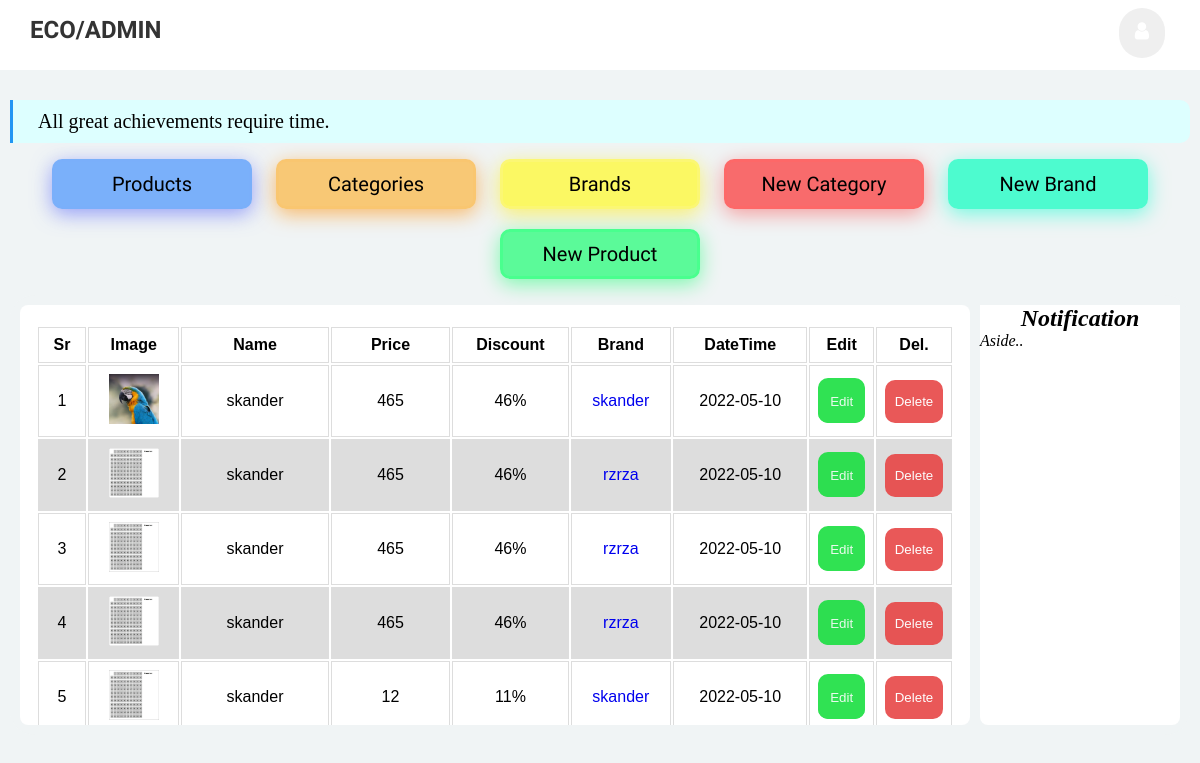
Page /AdminProducts (signed in) on the committed database.
### pet_shop/products/models.py (models this page shows, shortened)
class NewProduct(db.Model):
    __tablename__ = 'newproduct'
    id = db.Column(db.Integer, primary_key=True)
    name = db.Column(db.String(80), nullable=False)
    image_1 = db.Column(db.String(150), nullable=False, default='image.jpg')
    image_2 = db.Column(db.String(150), nullable=False, default='image.jpg')
    image_3 = db.Column(db.String(150), nullable=False, default='image.jpg')
    price = db.Column(db.Numeric(precision=8, asdecimal=False, decimal_return_scale=None), nullable=False)
    discount = db.Column(db.Integer, default=0)
    stock = db.Column(db.Integer, nullable=False)
    colors = db.Column(db.Text, nullable=False, default="gjkgkj")
    desc = db.Column(db.Text, nullable=False, default="ghjgk")
    pub_date = db.Column(db.DateTime, nullable=False, default=datetime.utcnow)
    category_id = db.Column(db.Integer, db.ForeignKey('category.id'),nullable=False)
    category = db.relationship('CategoryName',backref=db.backref('categories', lazy=True))
    brand_id = db.Column(db.Integer, db.ForeignKey('brand.id'),nullable=False)
    brand = db.relationship('BrandName',backref=db.backref('brands', lazy=True))
    user_id = db.Column(db.Integer, db.ForeignKey('users.id'), nullable=False)
    @app.template_filter()
    def numberFormat(value):
        return format(int(value), ',d')

class BrandName(db.Model):
    __tablename__ = 'brand'
    id = db.Column(db.Integer, primary_key=True)
    name = db.Column(db.String(30), unique=True, nullable=False)
    user_id = db.Column(db.Integer, db.ForeignKey('users.id'), nullable=False)
    pub_date = db.Column(db.DateTime, nullable=False, default=datetime.utcnow)

### pet_shop/products/routes.py (the view)
@app.route('/AdminProducts', methods=['GET', 'POST'])
def AdminProducts():
    products = NewProduct.query.filter_by(user_id=current_user.id)\
        .order_by(NewProduct.pub_date.desc()).all()
    return render_template('products.html', products=products)

### pet_shop/admin/models.py (called while the page is built)
@login_manager.user_loader
def load_user(user_id):
    return User.query.get(int(user_id))

### pet_shop/templates/products.html (shortened to what this page needs)
{% extends 'layout.html' %}
{% block content %}
        <main>
        <table class="table tbale-sm">
            <thead>
            <tr>
                <th>Sr</th>
                <th>Image</th>
                <th>Name</th>
                <th>Price</th>
                <th>Discount</th>
                <th>Brand</th>
                <th>DateTime</th>
                <th>Edit</th>
                <th>Del.</th>
             </tr>
            </thead>
            <tbody>
          {% for product in products %}
            <tr>
    <td>{{loop.index}}</td>
    <td> <img src="{{url_for('static',filename='images/product_img/' + product.image_1)}}" alt="{{product.name}}" width="50" height="50" alt="img"></td>
            <td>{{ product.name }}</td>
            <td>{{ product.price | numberFormat }}</td>
            <td>{{ product.discount }}%</td>
            <td><a href="{{ url_for('Brands') }}">{{ product.brand.name}}</a></td>
            <td>{{ product.pub_date.strftime('%Y-%m-%d') }}</td>
    <td> <a href="#" class="edit-buttons"><button class="edit-buttons">Edit</button></a></td>
    <td>
      <button class="dialog-buttons" onclick="document.getElementById('id01').style.display='block'" type="button">Delete</button>
    </td>
</tr>
{% endfor %}
   </tbody>
  </table>
</main>
{% endblock content %}

### pet_shop/templates/layout.html (shortened to what this page needs)
<!DOCTYPE html>
<html lang="en" dir="ltr">
  <head>
    <link rel="stylesheet" href="https://cdnjs.cloudflare.com/ajax/libs/font-awesome/4.7.0/css/font-awesome.min.css">
    <link rel="stylesheet" href="{{url_for('static', filename='css/admin.css')}}">
  </head>
  <body>
   <header>
     <nav class="nav1">
       <a href="{{url_for('AdminHome')}}" class="first-li-logo" >Eco/Admin</a>
       <ul class="first-ul">
         <li class="first-li "><button onclick="myFunction()" class="dropbtn"><i class="fa fa-user" style="font-size:20px;"></i></button></li>
       </ul>
     </nav>
   </header>
     <div class="second-nav">
<div class="">
       {% if current_user.is_authenticated %}
    <h2 class="h2-1">All great achievements require time.</h2>
  <ul class="second-ul">
    <li class="second-li "><a class="second-a-link blue" href="{{url_for('AdminProducts')}}">Products</a></li>
    <li class="second-li "><a class="second-a-link orange" href="{{url_for('Categories')}}">Categories</a></li>
    <li class="second-li "><a class="second-a-link yellow" href="{{url_for('Brands')}}">Brands</a></li>
    <li class="second-li "><a class="second-a-link pink" href="{{url_for('New_Category')}}">New Category</a></li>
    <li class="second-li "><a class="second-a-link cyan" href="{{url_for('New_Brand')}}">New Brand</a></li>
    <li class="second-li "><a class="second-a-link green" href="{{url_for('New_Product')}}">New Product</a></li>
  </ul>
</div>
</div>
<div class="container">
    {% block content %}
    {% endblock content %}
     	<aside>
        <h2 class="aside-notification">Notification</h2>
     		<p>Aside..</p>
     	</aside>
     </div>
    {% else %}
    <h2 class="h2-1">You have to log in first.</h2>
    {% endif %}
  </body>
</html>

### pet_shop/static/css/admin.css (style rules this page uses)
* { margin:0; padding:0; text-decoration: none; list-style: none; }
body { background-color: #F4F7FA; background-color: #f0f4f5; height: auto; }
header { background-color: #ffffff; width: 100%; height: 70px; }
.first-li-logo { font-family: 'Prompt', sans-serif; font-size: 24px; color: rgb(51, 51, 51); font-weight: 900; text-transform: uppercase; display: block; margin: 16px 30px; float: left; }
header .nav1 .first-ul { display: block; margin: 0 1vh; }
.first-ul .first-li { display: inline; }
header .nav1 .first-ul .first-li { display: inline-block; list-style: none; padding: 0 0px; float: right; margin: 8px 12px; }
.fa-user { margin-top: -10px; cursor: pointer; color: e9e9e9; pointer-events: none; }
.dropbtn { background-color: 70707033; color: white; padding: 16px; margin-top: 0px; font-size: 16px; border: none; cursor: pointer; border-radius: 50px; }
.second-nav { padding-top: 30px; }
.container { display:flex; flex-grow: 1; max-width: 141vh; margin:auto; border-radius: 25px; background: #f0f4f5; }
main, aside { flex:0 100%; height:400px; }
.aside-notification { text-align: center; }
aside { float: right; font-style: italic; background: #ffffff; flex: 0 0 200px; height: 420px; margin-left: 10px; border-radius: 8px; }
main { background: #ffffff; padding-top: 20px; flex: 1 1 0px; overflow: scroll; border-radius: 8px; }
@media (max-width: 1341px) { main { flex: 1 1 0px; gin-left: 10px; } }
@media (max-width: 1341px) { aside { flex: 0 0 200px; margin-left: 0px; border-top-right-radius: 0px; border-top-left-radius: 0px; margin-left: 0px; margin-left: 10px; } }
@media (max-width: 1341px) { .container { margin: 0 10px; padding: 10px; } }
@media (max-width: 1341px) { .h2-1 { margin: 0 10px !important; } }
table { font-family: arial, sans-serif; padding: 0 16px; width: 100%; }
td, th { border: 1px solid #dddddd; text-align: center; padding: 8px; }
tr:nth-child(even) { background-color: #dddddd; }
.h2-1 { border-color: #2196F3!important; border-left-style: solid; color: #000!important; background-color: #ddffff!important; font-size: 20px; font-weight: 100; padding: 10px 25px; border-radius: 0px 10px 10px 0px; max-width: 134.5vh; margin:auto; }
.second-ul { list-style-type: none; text-align: center; margin: 0; padding: 0; margin: 6px 0; }
.second-ul .second-li { display: inline-block; font-size: 20px; width: 200px; text-align: center; border-radius: 10px; cursor: pointer; margin: 10px; }
.second-a-link { font-family: 'Prompt', sans-serif; display: flex; justify-content: center; padding: 10px; color: black; }
.second-ul .blue { border-style: solid; border-color: #bebff303; background-color: #006bff7d; border-radius: 10px; box-shadow: 0px 5px 20px #4f5cf98f; }
.second-ul .orange { border-style: solid; border-color: #ffbf5e36; background-color: #ffa00085; border-radius: 10px; box-shadow: 0px 5px 20px #ff8d0094; }
.second-ul .yellow { border-style: solid; border-color: #f9f3a73d; background-color: #fffa22b0; border-radius: 10px; box-shadow: 0px 5px 20px #ffed0091; }
.second-ul .pink { border-style: solid; border-color: #ff666694; background-color: #ff00008f; border-radius: 10px; box-shadow: 0px 5px 20px #ff00005c; }
.second-ul .cyan { border-style: solid; border-color: #53ffd900; background-color: #00ffbfad; border-radius: 10px; box-shadow: 0px 5px 20px #00ffcd85; }
.second-ul .green { border-style: solid; border-color: #49ff8e; background-color: #00ff619e; border-radius: 10px; box-shadow: 0px 5px 20px #00ff617d; }
.edit-buttons { background-color: #1adf41; color: white; padding: 14px 0px; border: none; cursor: pointer; width: 100%; opacity: 0.9; border-radius: 10px; }
.dialog-buttons { background-color: #e74646; color: white; padding: 14px 0px; border: none; cursor: pointer; width: 100%; opacity: 0.9; border-radius: 10px; }

### rows in the picture
NewProduct: image_1 (picture), name "skander", price|numberFormat "465", discount "46", brand.name "skander", pub_date "2022-05-10"
NewProduct: image_1 (picture), name "skander", price|numberFormat "465", discount "46", brand.name "rzrza", pub_date "2022-05-10"
NewProduct: image_1 (picture), name "skander", price|numberFormat "465", discount "46", brand.name "rzrza", pub_date "2022-05-10"
NewProduct: image_1 (picture), name "skander", price|numberFormat "465", discount "46", brand.name "rzrza", pub_date "2022-05-10"
NewProduct: image_1 (picture), name "skander", price|numberFormat "12", discount "11", brand.name "skander", pub_date "2022-05-10"
